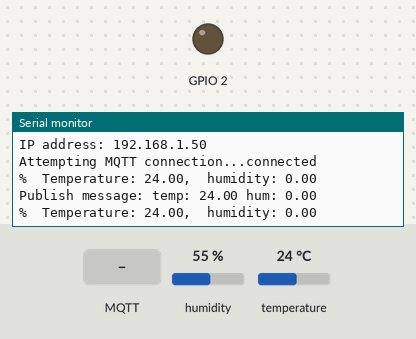
Bench run of a sketch on a simulated ESP8266 (NodeMCU). Parts: output pins drawn as LEDs (lit = HIGH), the last lines printed to the serial monitor. The test bench sets the inputs (shaded band); at power-on: temperature 24 °C, humidity 55 %. WiFi joins after 1.5 s; servers stay silent unless stated; no MQTT or app messages arrive unless stated; pins used as bus, display or sensor lines are not drawn.

Above: at 2.7 s.
2.8 s: MQTT message "1" arrives on the first subscribed topic
5.0 s: MQTT message "on" arrives on the first subscribed topic
7.1 s: MQTT message "off" arrives on the first subscribed topic
9.1 s: temperature set to 12 °C
At 10.4 s:
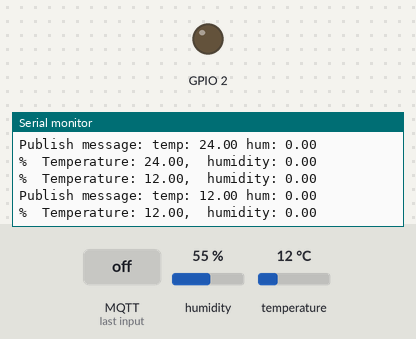
10.6 s: temperature set to 19 °C
At 12.6 s:
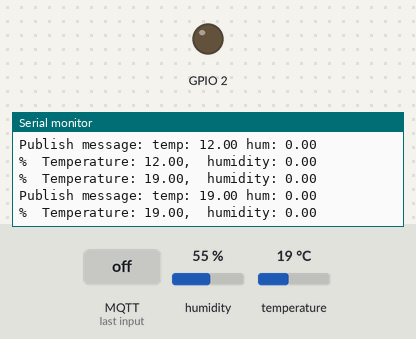
Timing chart, 0 to 13.1 s (numbered marks = the images above; inputs shaded):
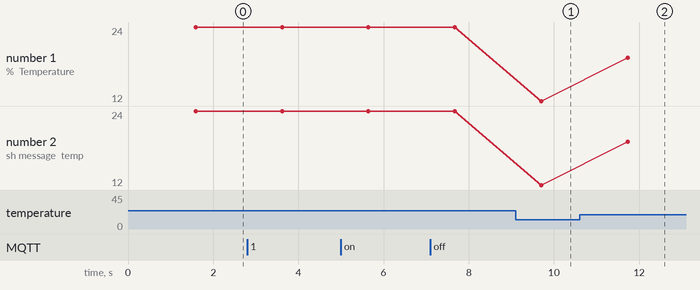

The sketch:

dht11-with-mqtt.ino
```cpp
/*
 Basic ESP8266 MQTT example

 This sketch demonstrates the capabilities of the pubsub library in combination
 with the ESP8266 board/library.

 It connects to an MQTT server then:
  - publishes "hello world" to the topic "outTopic" every two seconds
  - subscribes to the topic "inTopic", printing out any messages
    it receives. NB - it assumes the received payloads are strings not binary
  - If the first character of the topic "inTopic" is an 1, switch ON the ESP Led,
    else switch it off

 To install the ESP8266 board, (using Arduino 1.6.4+):
  - Add the following 3rd party board manager under "File -> Preferences -> Additional Boards Manager URLs":
       http://arduino.esp8266.com/stable/package_esp8266com_index.json
  - Open the "Tools -> Board -> Board Manager" and click install for the ESP8266"
  - Select your ESP8266 in "Tools -> Board"

  Adatped by Erdem Tuna for this code to work with DHT11.

*/

#include <ESP8266WiFi.h>
#include <PubSubClient.h>
#include "DHT.h"

#define DHTPIN 2 // GPIO 2 of ESP8266

#define DHTTYPE DHT11   // DHT 11
//#define DHTTYPE DHT22   // DHT 22  (AM2302), AM2321
//#define DHTTYPE DHT21   // DHT 21 (AM2301)
DHT dht(DHTPIN, DHTTYPE);
float hum, temp_c; // variables to store humidity and temperature
float last_temp_c = -45; // last sent

const char* ssid = "DESKTOP-NET"; // wifi ssid
const char* password = "pass1234"; // wifi password

const char* mqtt_server = "broker.hivemq.com"; // mqtt server
const int mqtt_port = 1883; // mqtt port

char payload[50]; // mqtt payload
uint16_t delay_duration = 2000; // loop function delay

WiFiClient espClient;
PubSubClient client(espClient);


void setup() {
  pinMode(BUILTIN_LED, OUTPUT);     // Initialize the BUILTIN_LED pin as an output
  Serial.begin(115200);
  setup_wifi();
  client.setServer(mqtt_server, mqtt_port);
  client.setCallback(callback);
}

void setup_wifi() {

  delay(10);
  // We start by connecting to a WiFi network
  Serial.println();
  Serial.print("Connecting to ");
  Serial.println(ssid);

  WiFi.begin(ssid, password);

  while (WiFi.status() != WL_CONNECTED) {
    delay(500);
    Serial.print(".");
  }

  Serial.println("");
  Serial.println("WiFi connected");
  Serial.print("IP address: ");
  Serial.println(WiFi.localIP());
}

void callback(char* topic, byte* payload, unsigned int length) {
  Serial.print("Message arrived [");
  Serial.print(topic);
  Serial.print("] ");
  for (int i = 0; i < length; i++) {
    Serial.print((char)payload[i]);
  }
  Serial.println();

  // Switch on the LED if an 1 was received as first character
  if ((char)payload[0] == '1') {
    digitalWrite(BUILTIN_LED, LOW);   // Turn the LED on (Note that LOW is the voltage level
    // but actually the LED is on; this is because
    // it is acive low on the ESP-01)
  } else {
    digitalWrite(BUILTIN_LED, HIGH);  // Turn the LED off by making the voltage HIGH
  }

}

void reconnect() {
  // Loop until we're reconnected
  while (!client.connected()) {
    Serial.print("Attempting MQTT connection...");
    // Attempt to connect
    if (client.connect("ESP8266Client")) {
      Serial.println("connected");
      //client.publish("outTopic", "hello world");
      client.subscribe("inTopic/#"); // subscribe
    } else {
      Serial.print("failed, rc=");
      Serial.print(client.state());
      Serial.println(" try again in 5 seconds");
      // Wait 5 seconds before retrying
      delay(5000);
    }
  }
}


void get_temperature() {
  // Reading temperature for humidity takes about 250 milliseconds!
  // Sensor readings may also be up to 2 seconds 'old' (it's a very slow sensor)
  //DHT.read11(DHT11_PIN);
  //hum = round(DHT.humidity * 10) / 10; // measure humidity
  //temp_c = round(DHT.temperature * 10) / 10.0; // measure temperature
  temp_c = dht.readTemperature();

  // print the temperature and humidity on serial monitor
  //Serial.print("temperature: ");
  //Serial.print(temp_c);
  Serial.print(F("%  Temperature: "));
  Serial.print(temp_c);
  Serial.print(",\t");
  Serial.print("humidity: ");
  Serial.println(hum);

  // Check if any reads failed and exit early (to try again).
  if (isnan(hum) || isnan(temp_c)) {
    Serial.println("Failed to read from DHT sensor!");
    return;
  }
}

String get_payload(){
  get_temperature();
  String pre;
  pre= "temp: " + String(temp_c) + " hum: " + String(hum);
  return pre;
  }

void loop() {

  if (!client.connected()) {
    reconnect();
  }
  client.loop();
//  payload = get_payload();
  snprintf (payload, 75, get_payload().c_str());

 // if(abs(temp_c-last_temp_c) > 0.5){
    Serial.print("Publish message: ");
    Serial.println(payload);
    client.publish("fLab/sensor2", payload);
    last_temp_c = temp_c;
    //}
    get_temperature();
  delay(delay_duration);
}
```

Measured:
- after the input at 9.1 s, the serial monitor: prints a new line after 0.60 s (image 1)
- after the input at 10.6 s, the serial monitor: prints a new line after 1.1 s (image 2)
- plotted number 1: 24 → 12 after the input at 9.1 s, 12 → 19 after the input at 10.6 s
- plotted number 2: 24 → 12 after the input at 9.1 s, 12 → 19 after the input at 10.6 s
